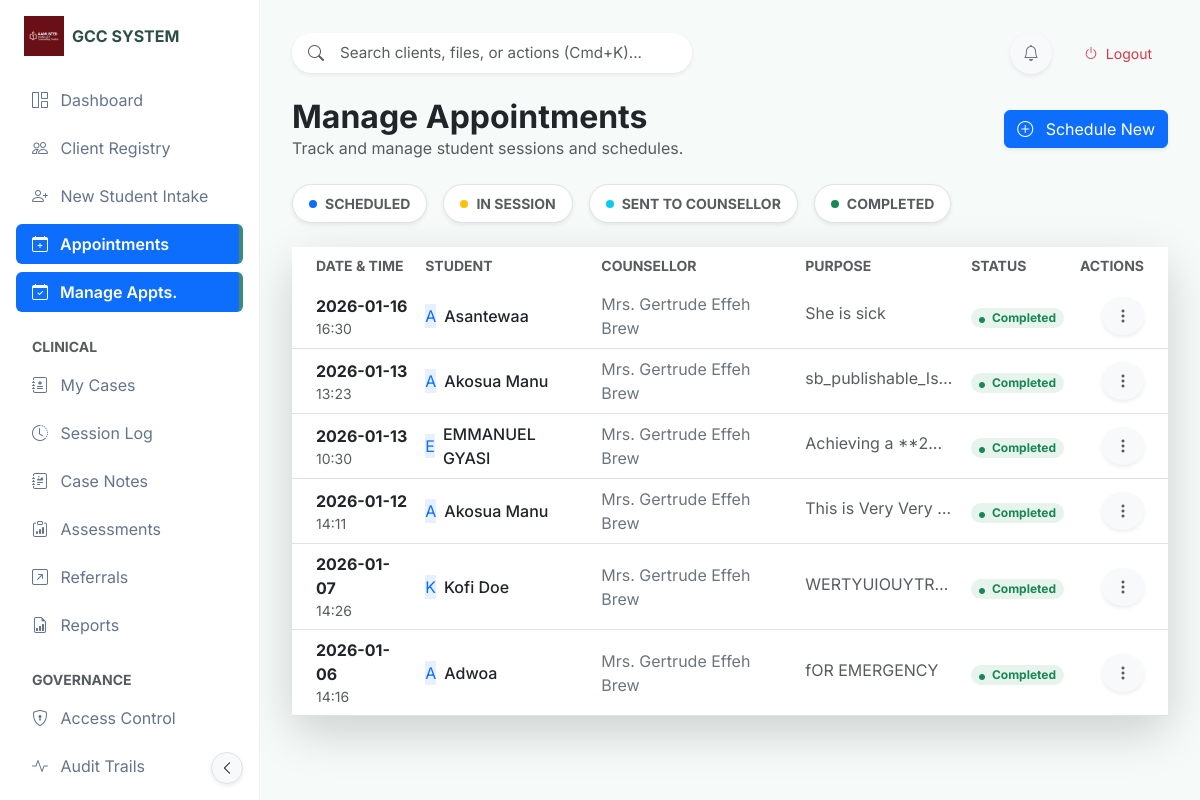
The page /manage_appointments (signed in) on the database as committed earlier.
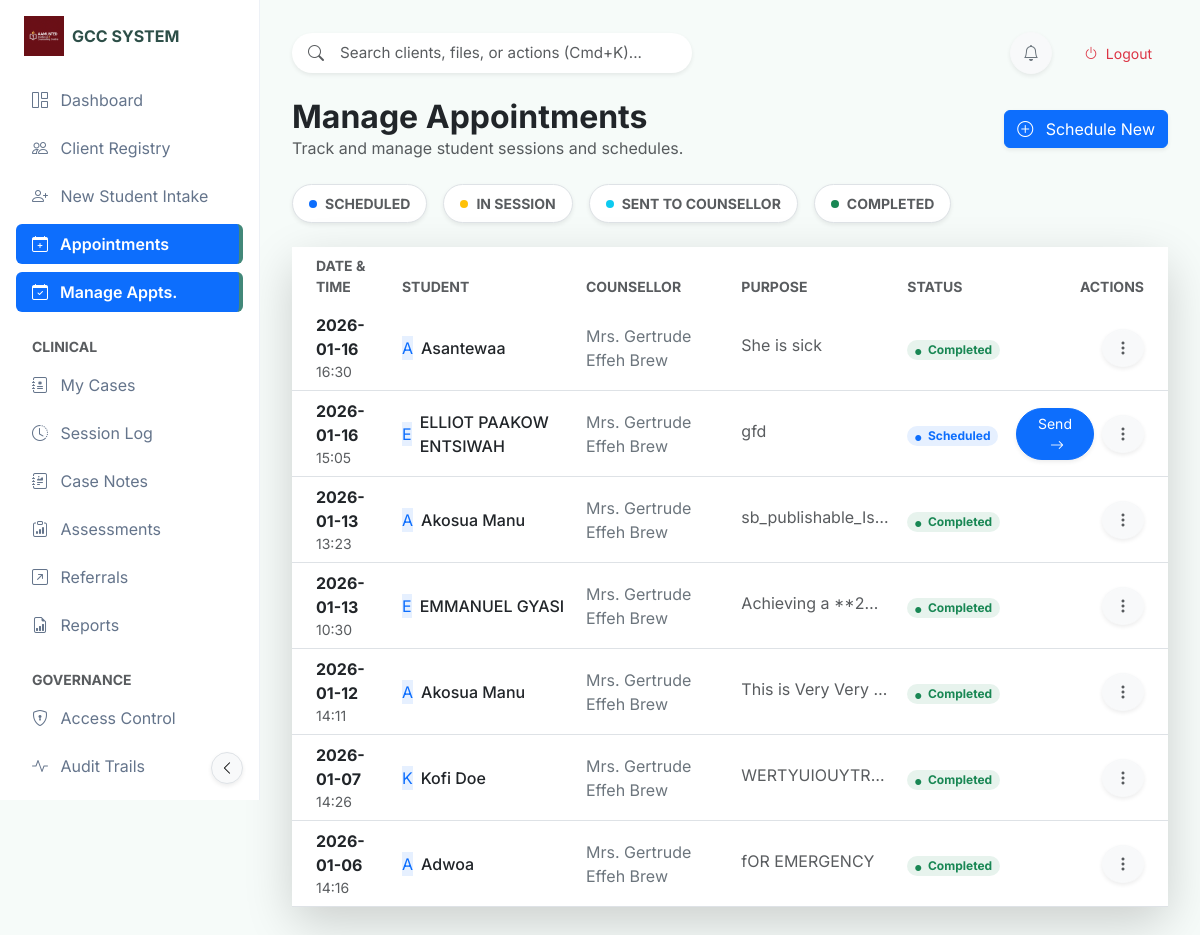
The same page on the database as committed later.
### tables this page shows
CREATE TABLE Appointment (
            id INTEGER PRIMARY KEY AUTOINCREMENT,
            student_id INTEGER,
            Counsellor_id INTEGER,
            date DATE NOT NULL,
            time TIME NOT NULL,
            purpose TEXT,
            status TEXT DEFAULT 'scheduled',
            created_at TIMESTAMP DEFAULT CURRENT_TIMESTAMP, urgency TEXT, referral_source TEXT, checked_in_at TIMESTAMP, sent_to_counsellor_at TIMESTAMP, accepted_at TIMESTAMP, completed_at TIMESTAMP, referral_reason TEXT, updated_at TIMESTAMP, last_modified_by TEXT, is_deleted BOOLEAN DEFAULT 0, sync_status TEXT DEFAULT 'pending', global_id TEXT,
            FOREIGN KEY (student_id) REFERENCES Student(id),
            FOREIGN KEY (Counsellor_id) REFERENCES Counselor(id)
        );

CREATE TABLE "Student" (
	"id"	INTEGER,
	"name"	TEXT NOT NULL UNIQUE,
	"age"	INTEGER,
	"gender"	INTEGER,
	"program"	TEXT,
	"contact"	TEXT,
	"created_at"	TIMESTAMP DEFAULT CURRENT_TIMESTAMP,
	"index_number"	TEXT,
	"department"	TEXT,
	"programme"	TEXT,
	"parent_contact"	INTEGER, faculty TEXT, hall_of_residence TEXT, updated_at TIMESTAMP, last_modified_by TEXT, is_deleted BOOLEAN DEFAULT 0, sync_status TEXT DEFAULT 'pending', global_id TEXT,
	PRIMARY KEY("id")
);

CREATE TABLE Counsellor (
            id INTEGER PRIMARY KEY AUTOINCREMENT,
            name TEXT NOT NULL,
            contact TEXT,
            created_at TIMESTAMP DEFAULT CURRENT_TIMESTAMP
        );

### app.py (the view)
@app.route('/manage_appointments')
@login_required
def manage_appointments():
    try:
        ensure_database_initialized()
        conn = get_db_connection()
        if conn is None:
            flash('Database connection failed. Please restart the application.', 'error')
            return redirect(url_for('dashboard'))
        appointments = []
        try:
            appointments = conn.execute('''
                SELECT a.*, s.name as student_name, c.name as Counsellor_name
                FROM Appointment a
                LEFT JOIN Student s ON a.student_id = s.id
                LEFT JOIN Counsellor c ON a.Counsellor_id = c.id
                ORDER BY a.date DESC, a.time DESC
            ''').fetchall()
        except Exception as e:
            print(f"[APPOINTMENTS] Error getting appointments: {e}")
            appointments = []
        finally:
            try:
                conn.close()
            except Exception:
                pass
        return render_template('appointments.html', appointments=appointments)
    except Exception as e:
        print(f"[APPOINTMENTS] Unexpected error: {e}")
        import traceback
        traceback.print_exc()
        flash('Error loading appointments. Please try again.', 'error')
        return redirect(url_for('dashboard'))

### app.py (called while the page is built, shortened)
def ensure_database_initialized():
    global _db_initialization_lock, _db_initialized
    if _db_initialized:
        return

@app.context_processor
def inject_now():
    return {'now': datetime.utcnow()}

def login_required(f):
    @wraps(f)
    def decorated_function(*args, **kwargs):
        if 'logged_in' not in session:
            return redirect(url_for('welcome'))
        return f(*args, **kwargs)
    return decorated_function

@app.context_processor
def inject_node_info():
    return dict(node_config=node_config.load_config())

@app.context_processor
def inject_settings():
    try:
        conn = get_db_connection()
        settings_rows = conn.execute("SELECT setting_name, setting_value FROM app_settings").fetchall()
        conn.close()
        settings = {row['setting_name']: row['setting_value'] for row in settings_rows}
        return {'settings': settings}
    except:
        return {'settings': {}}

### templates/appointments.html (shortened to what the changed rows need)
{% extends "base_modern.html" %}
{% block content %}
<div class="row align-items-center mb-4">
    <div class="col-md-6">
        <h2 class="fw-bold mb-0 text-dark">Manage Appointments</h2>
    </div>
</div>
<div class="card card-glass border-0 shadow-lg">
    <div class="card-body p-0">
        <div class="table-responsive">
            <table class="table table-hover align-middle mb-0" style="min-height: 400px;">
                <thead class="bg-light">
                    <tr>
                        <th class="ps-4 text-uppercase small fw-bold text-muted border-0">Date & Time</th>
                        <th class="text-uppercase small fw-bold text-muted border-0">Student</th>
                        <th class="text-uppercase small fw-bold text-muted border-0">Counsellor</th>
                        <th class="text-uppercase small fw-bold text-muted border-0">Purpose</th>
                        <th class="text-uppercase small fw-bold text-muted border-0">Status</th>
                        <th class="text-end pe-4 text-uppercase small fw-bold text-muted border-0">Actions</th>
                    </tr>
                </thead>
                <tbody class="border-top-0">
                    {% for appointment in appointments %}
                    <tr>
                        <td class="ps-4">
                            <div class="d-flex flex-column">
                                <span class="fw-bold text-dark">{{ appointment.date }}</span>
                                <span class="small text-muted">{{ appointment.time }}</span>
                            </div>
                        </td>
                        <td>
                            <div class="d-flex align-items-center">
                                <div class="avatar-circle bg-primary bg-opacity-10 text-primary me-2">
                                    {{ appointment.student_name[0] if appointment.student_name else '?' }}
                                </div>
                                <span class="fw-medium text-dark">{{ appointment.student_name or 'N/A' }}</span>
                            </div>
                        </td>
                        <td>
                            <span class="text-secondary">{{ appointment.Counsellor_name or 'Unassigned' }}</span>
                        </td>
                        <td>
                            <span class="d-inline-block text-truncate text-muted" style="max-width: 150px;"
                                data-bs-toggle="tooltip" title="{{ appointment.purpose }}">
                                {{ appointment.purpose or 'No details' }}
                            </span>
                        </td>
                        <td>
                            <span class="badge rounded-pill
                                {% if appointment.status == 'Scheduled' %}bg-primary bg-opacity-10 text-primary
                                {% elif appointment.status == 'In Session' %}bg-warning bg-opacity-10 text-warning
                                {% elif appointment.status == 'Sent to Counsellor' %}bg-info bg-opacity-10 text-info
                                {% elif appointment.status == 'Completed' %}bg-success bg-opacity-10 text-success
                                {% elif appointment.status == 'Cancelled' %}bg-danger bg-opacity-10 text-danger
                                {% else %}bg-secondary bg-opacity-10 text-secondary
                                {% endif %}">
                                <i class="bi bi-circle-fill me-1 small" style="font-size: 0.5em;"></i>
                                {{ appointment.status }}
                            </span>
                        </td>
                        <td class="text-end pe-4">
                            <div class="d-flex justify-content-end gap-2 align-items-center">
                                {% if (session.get('role') == 'Secretary' or session.get('role') == 'Admin') and
                                appointment.status == 'Scheduled' %}
                                <a href="{{ url_for('update_appt_status', appt_id=appointment.id, new_status='Sent to Counsellor') }}"
                                    class="btn btn-sm btn-primary btn-hover-lift px-3 shadow-sm rounded-pill"
                                    title="Handover to Counsellor">
                                    Send <i class="bi bi-arrow-right list-inline-item ms-1"></i>
                                </a>
                                {% elif (session.get('role') == 'Counsellor' or session.get('role') == 'Admin') and
                                appointment.status == 'Sent to Counsellor' %}
                                <a href="{{ url_for('update_appt_status', appt_id=appointment.id, new_status='In Session') }}"
                                    class="btn btn-sm btn-success btn-hover-lift px-3 shadow-sm rounded-pill"
                                    title="Accept Case">
                                    Accept <i class="bi bi-check2 list-inline-item ms-1"></i>
                                </a>
                                {% endif %}
                                <div class="dropdown">
                                    <button class="btn btn-icon btn-light rounded-circle shadow-sm" type="button"
                                        data-bs-toggle="dropdown" aria-expanded="false">
                                        <i class="bi bi-three-dots-vertical text-muted"></i>
                                    </button>
                                </div>
                            </div>
                        </td>
                    </tr>
                    {% endfor %}
                </tbody>
            </table>
        </div>
    </div>
</div>
{% endblock %}

Rows that differ between the two databases and show on the page:
added Appointment: date "2026-01-16", time "15:05", name "E", name "ELLIOT PAAKOW ENTSIWAH", name "Mrs. Gertrude Effeh Brew", purpose "gfd", status "Scheduled"
